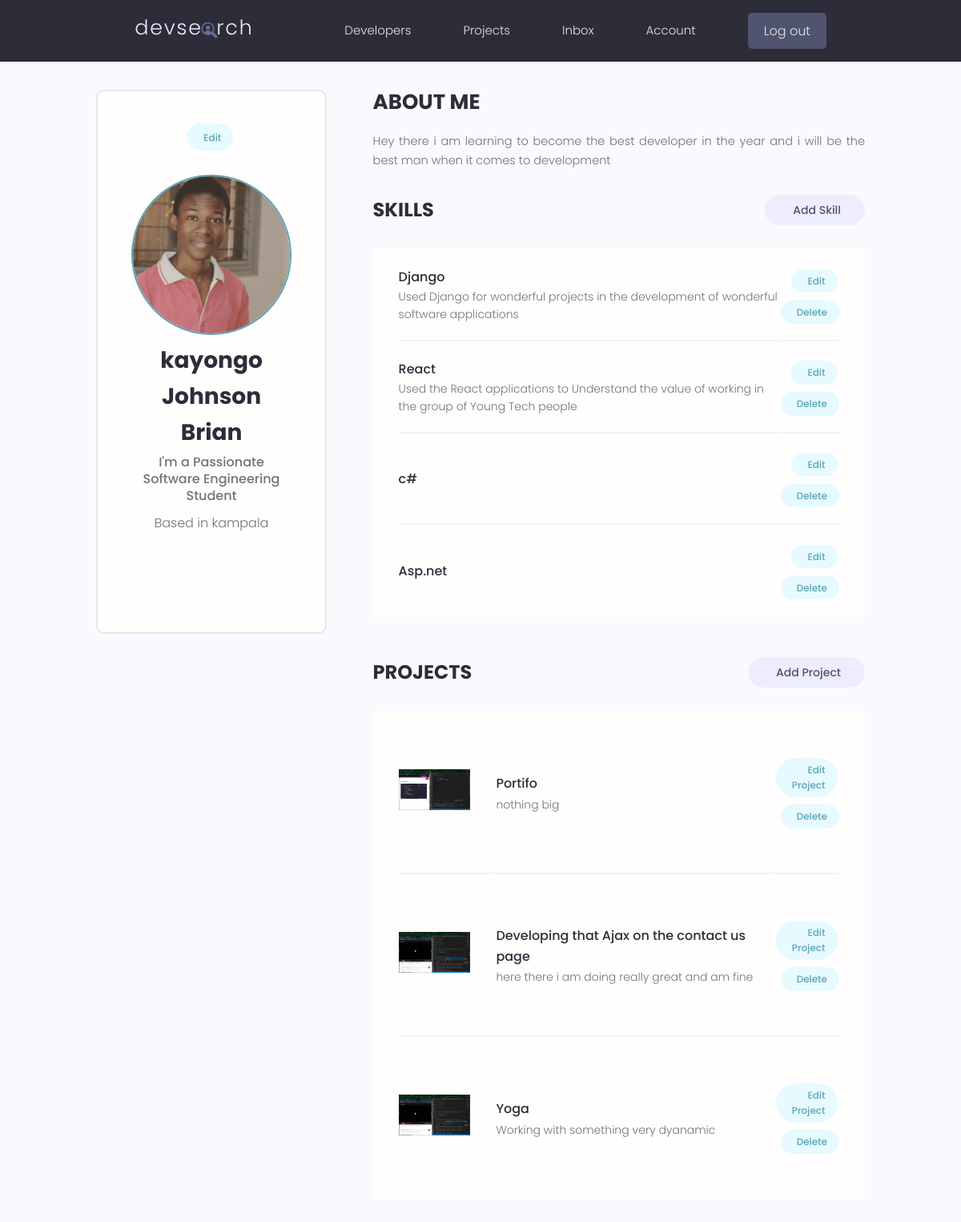
Page /account (signed in) on the committed database.
### users/models.py (models this page shows, shortened)
class Profile(models.Model):
    user = models.OneToOneField(
        User, on_delete=models.CASCADE, null=True, blank=True)
    username = models.CharField(max_length=200, null=True, blank=True)
    location = models.CharField(max_length=200, null=True, blank=True)
    name = models.CharField(max_length=200, null=True, blank=True)
    email = models.EmailField(null=True, blank=True, max_length=200)
    short_intro = models.CharField(max_length=200, null=True, blank=True)
    bio = models.TextField(null=True, blank=True)
    profile_image = models.ImageField(
        null=True, blank=True, upload_to="profiles/", default="profiles/user.png")
    social_github = models.CharField(max_length=200, null=True, blank=True)
    social_twiter = models.CharField(max_length=200, null=True, blank=True)
    social_youtube = models.CharField(max_length=200, null=True, blank=True)
    social_website = models.CharField(max_length=200, null=True, blank=True)
    id = models.UUIDField(default=uuid.uuid4,
                          primary_key=True, unique=True, editable=False)
    created = models.DateTimeField(auto_now_add=True)

class Skill(models.Model):
    id = models.UUIDField(default=uuid.uuid4,
                          primary_key=True, unique=True, editable=False)
    owner = models.ForeignKey(
        Profile, on_delete=models.CASCADE, null=True, blank=True)
    name = models.CharField(max_length=200, null=True, blank=True)
    description = models.TextField(null=True, blank=True)
    created = models.DateTimeField(auto_now_add=True)

### projects/models.py (models this page shows, shortened)
class Project(models.Model):
    owner = models.ForeignKey(
        Profile, null=True, blank=True, on_delete=models.SET_NULL)
    title = models.CharField(max_length=120)
    description = models.TextField(null=True, blank=True)
    featured_image = models.ImageField(
        null=True, blank=True, default="default.png")
    demo_link = models.CharField(max_length=2000, null=True, blank=True)
    source_link = models.CharField(max_length=2000, null=True, blank=True)
    tags = models.ManyToManyField('Tag', blank=True)
    vote_total = models.IntegerField(default=0, null=True, blank=True)
    vote_ratio = models.IntegerField(default=0, null=True, blank=True)
    created = models.DateTimeField(auto_now_add=True)
    id = models.UUIDField(default=uuid.uuid4,
                          primary_key=True, unique=True, editable=False)
    class Meta:
        ordering = ['-vote_ratio', '-vote_total', 'title']

### users/views.py (the view)
# urls.py: path('account', views.userAccount, name='account'),
@login_required(login_url='login')
def userAccount(request):
    profile = request.user.profile
    skills = profile.skill_set.all()
    projects = profile.project_set.all()
    context = {'profile': profile, 'skills': skills, 'projects': projects}
    return render(request, 'users/account.html', context)

### users/templates/users/account.html (shortened to what this page needs)
{% extends 'main.html' %}
{% load static %}
{% block content %}
  <main class="settingsPage profile my-md">
    <div class="container">
      <div class="layout">
        <div class="column column--1of3">
          <div class="card text-center">
            <div class="card__body dev">
              <a class="tag tag--pill tag--main settings__btn" href="{% url 'edit-account' %}"> Edit</a>
              <img class="avatar avatar--xl dev__avatar" src="{{ profile.profile_image.url }}" />
              <h2 class="dev__name">{{ profile.name }}</h2>
              <p class="dev__title">{{ profile.short_intro }}</p>
              <p class="dev__location">Based in {{ profile.location }}</p>
              <ul class="dev__social">
              </ul>
            </div>
          </div>
        </div>
        <div class="column column--2of3">
          <div class="devInfo">
            <h3 class="devInfo__title">About Me</h3>
            <p class="devInfo__about">
            {{profile.bio}}
            </p>
          </div>
          <div class="settings">
            <h3 class="settings__title">Skills</h3>
            <a class="tag tag--pill tag--sub settings__btn tag--lg" href="{% url 'create-skill' %}"> Add Skill</a>
          </div>
          <table class="settings__table">
            {% for skill in skills  %}
            <tr>
              <td class="settings__tableInfo">
                <h4>{{ skill.name }}</h4>
                <p>
                  {{ skill.description }}
                </p>
              </td>
              <td class="settings__tableActions">
                <a class="tag tag--pill tag--main settings__btn" href="{% url 'update-skill' skill.id %}"> Edit</a>
                <a class="tag tag--pill tag--main settings__btn" href="{% url 'delete-skill' skill.id %}?next=/account">
                  Delete</a>
              </td>
            </tr>
            {% endfor %}
          </table>
          <div class="settings">
            <h3 class="settings__title">Projects</h3>
            <a class="tag tag--pill tag--sub settings__btn tag--lg" href="{% url 'create-project' %}"> Add Project</a>
          </div>
          <table class="settings__table">
            {% for project in projects %}
            <tr>
              <td class="settings__thumbnail">
                <a href="{% url 'project' project.id %}"><img src="{{ project.featured_image.url }}" alt="Project Thumbnail" /></a>
              </td>
              <td class="settings__tableInfo">
                <a href="{% url 'project' project.id %}">{{ project.title }}</a>
                <p>
                 {{ project.description | slice:"150" }}
                </p>
              </td>
              <td class="settings__tableActions">
                <a class="tag tag--pill tag--main settings__btn" href="{% url 'update-project' project.id %}"> Edit Project</a>
                <a class="tag tag--pill tag--main settings__btn" href="{% url 'delete-project' project.id %}?next=/account">
                  Delete</a>
              </td>
            </tr>
            {% endfor %}
          </table>
        </div>
      </div>
    </div>
  </main>
  {% endblock content %}

### static/styles/app.css (style rules this page uses)
:root { --color-sub: #2d2d39; }
.card { border: 2px solid var(--color-light); }
img { width: 100%; }
.profile .card > .dev { padding: 4rem; }
.dev__avatar { display: block; margin: auto; }
.dev__name { color: var(--color-sub); font-size: 2.8rem; font-weight: 700; margin-top: 1rem; margin-bottom: 0.5rem; }
.dev__title { font-size: 1.6rem; font-weight: 500; line-height: 1.3; }
.dev__location { margin-top: 1rem; }
.dev__social { margin: 3rem 0; list-style: none; display: flex; justify-content: center; gap: 1.5rem; }
.devInfo { margin-bottom: 3rem; }
.devInfo__title, .devInfo__subtitle { font-size: 2.6rem; color: var(--color-sub); text-transform: uppercase; font-weight: 700; margin-bottom: 1.5rem; }
.devInfo__about, .devSkill__info { font-size: 1.45rem; line-height: 1.7; text-align: justify; }
.settingsPage .dev > .settings__btn { display: inline-block; margin-bottom: 3rem; }
.settings { display: flex; justify-content: space-between; align-items: center; }
.settings__title { font-size: 2.4rem; text-transform: uppercase; font-weight: 700; color: var(--color-sub); }
.settings__table { margin-top: 3rem; margin-bottom: 5rem; padding: 0 3rem; background: var(--color-white); }
.settings__table tr { width: 100%; }
.settings__table tr > td { padding: 2rem 0; }
.settings__table tr:not(:last-child) td { border-bottom: 2px solid var(--color-white-light); }
.settings__thumbnail { width: 23%; min-width: 10rem; }
.settings__thumbnail img { padding-right: 3rem; height: 15rem; object-fit: contain; }
.settings__tableInfo { width: 100%; }
.settings__tableInfo h4, .settings__tableInfo a { padding-right: 1rem; width: auto; font-size: 1.6rem; font-weight: 500; color: var(--color-sub); }
.settings__tableInfo p { font-size: 1.4rem; }
.settings__tableActions { text-align: right; }

### static/uikit/styles/modules/_variables.css (style rules this page uses)
:root { --color-main: #5aa5b9; --color-main-light: #e6faff; --color-sub: #3f4156; --color-sub-light: #51546e; --color-sub-lighter: #ededfd; --color-text: #737373; --color-gray: #8b8b8b; --color-light: #e5e7eb; --color-light-gray: #767676; --color-bg: #f8fafd; --color-white: #fffefd; --color-white-light: #f3f3f3; --color-success: #359e64; --color-success-bg: #def8e8; --color-error: #fc4b0b; --color-error-bg: #fff2ee; --font-base: 'Poppins', arial, helvetica, 'Segoe UI', roboto, ubuntu, sans-serif; --font-monospace: 'Fira Code', 'Courier New', courier, monospace; --font-regular: 300; --font-medium: 500; --font-bold: 700; --generic-shadow: 1px 1px 5px #00000010; --generic-transition: all 0.3s ease-in-out; }

### static/uikit/styles/modules/_base.css (style rules this page uses)
* { margin: 0; padding: 0; box-sizing: border-box; text-rendering: optimizeLegibility; color: inherit; font-size: inherit; }
html { font-size: 50%; }
@media only screen and (min-width: 480px) { html { font-size: 56.25%; } }
@media only screen and (min-width: 1200px) { html { font-size: 62.5%; } }
body { line-height: 1.6; font-weight: 400; font-size: 1.5rem; color: var(--color-text); background-color: var(--color-bg); min-height: 100vh; }

### static/uikit/styles/modules/_typography.css (style rules this page uses)
* { font-family: var(--font-base); }
h2 { font-size: 3.6rem; font-weight: var(--font-bold); }
h3 { font-size: 3.2rem; font-weight: var(--font-medium); }
h4 { font-size: 2.8rem; font-weight: var(--font-medium); }
p, span, strong { font-size: 1.6rem; color: var(--color-text); font-weight: var(--font-regular); }
a { padding-bottom: 2px; text-decoration: none; display: inline-block; color: var(--color-main); font-weight: var(--font-medium); }

### static/uikit/styles/modules/_utilities.css (style rules this page uses)
.container { width: 92%; max-width: 165rem; margin: 0 auto; box-sizing: border-box; }
@media screen and (min-width: 1000px) { .container { width: 90%; } }
@media screen and (min-width: 1200px) { .container { width: 80%; } }
.text-center { text-align: center; }
.my-md { margin: 3rem auto; }

### static/uikit/styles/modules/_avatar.css (style rules this page uses)
.avatar { border-radius: 50%; border: 2px solid var(--color-main); object-fit: cover; }
.avatar--xl { height: 20rem; width: 20rem; }

### static/uikit/styles/modules/_card.css (style rules this page uses)
.card { border-radius: 1rem; background-color: var(--color-white); border: 1.5px solid var(--color-light); width: auto; height: auto; margin-top: 0.5rem; margin-bottom: 0.5rem; overflow: hidden; }
.card__body, .card__header { padding: 2rem 2.5rem; }

### static/uikit/styles/modules/_layout.css (style rules this page uses)
.layout { display: flex; flex-flow: row wrap; justify-content: space-between; }
.layout > .column { margin-bottom: 3rem; }
.layout > .column.column--1of3 { flex-basis: 30%; }
.layout > .column.column--2of3 { flex-basis: 64%; }

### rows in the picture
Profile: profile_image (picture), name "kayongo Johnson Brian", short_intro "I'm a Passionate Software Engineering Student", location "kampala", bio "Hey there i am learning to become the best developer in the year and i will be the best man when it comes to development"
Skill: name "Django", description "Used Django for wonderful projects in the development of wonderful software applications"
Skill: name "React", description "Used the React applications to Understand the value of working in the group of Young Tech people"
Skill: name "c#"
Skill: name "Asp.net"
Project: featured_image (picture), title "Portifo", description "nothing big"
Project: featured_image (picture), title "Developing that Ajax on the contact us page", description "here there i am doing really great and am fine"
Project: featured_image (picture), title "Yoga", description "Working with something very dyanamic"
